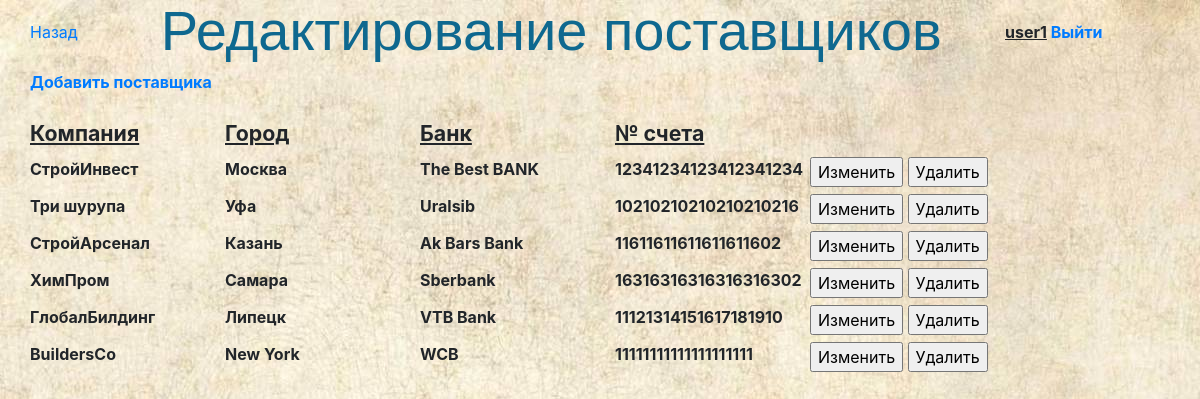
Page /main_menu/editproviders/index.php (signed in) on the committed database.
### tables this page shows
CREATE TABLE `provider` (
  `id_prov` int(11) NOT NULL,
  `city` varchar(15) NOT NULL,
  `name` varchar(15) NOT NULL,
  `bank_name` varchar(15) NOT NULL,
  `bank_account` varchar(20) NOT NULL,
  `is_active` tinyint(4) NOT NULL DEFAULT '1'
);

### main_menu/editproviders/index.php (called while the page is built, shortened)
<?php
	include '../../dbconn/dbconnect.php';
	include './selectprovs.php';
	include './editprovs.php';
?>

### main_menu/editproviders/selectprovs.php (called while the page is built)
<?php
		$result=$pdo->prepare("SELECT * FROM `provider` WHERE is_active = 1");
		$result->execute();
?>

### main_menu/editproviders/editprovs.php (the view, shortened to what this page needs)
<!DOCTYPE html>
<html>
<head>
	<link href="/static/bootstrap/dist/css/bootstrap.min.css" rel="stylesheet">
	<link href="/static/style.css" rel="stylesheet">
</head>
<body>
	<div class="row">
	<div class="col-1 back_but"><a href='../'>Назад</a></div>
	<h1 class="col-9 title">Редактирование поставщиков</h1>
	<div class="col-2 username">
	<?php
	echo "<b><u>".$_SESSION['u_name']."</u> ";
	echo "<a href='/?exit'>Выйти</a>";
	?>
	</div>
	</div>
	<a href='./?add'>Добавить поставщика</a><br><br>
	<?php
	$row=$result->fetch();
	if($row){
		echo "<div class='row tab_header'>";
		echo "<div class='col-2'>Компания</div> <div class='col-2'>Город</div> <div class='col-2'>Банк</div> <div class='col-2'>№ счета</div>";
		echo "</div>";
		do {
			echo "<form action=' ' method='POST'>";
			echo "<div class='row res_row item-no-active'>";
			echo "<div class='col-2'>".$row['name']."</div>";
			echo "<div class='col-2'>".$row['city']."</div>";
			echo "<div class='col-2'>".$row['bank_name']."</div>";
			echo "<div class='col-2'>".$row['bank_account']."</div>";
			echo "<div class='col-1'><input type='submit' name='edit' value='Изменить'></div>";
			echo "<div class='col-1 delete'><input type='submit' name='delete' value='Удалить'></div>";
			echo "</div>";
			echo "</form>";
		} while ($row = $result->fetch());
	}
	?>
</body>
</html>

### static/style.css (style rules this page uses)
body { background-image: url(/static/fon.jpg); margin-left: 30px; margin-right: 30px; margin-bottom: 50px; }
.username { margin-top: 20px; }
.back_but { margin-top: 20px; }
.tab_header { font-size: 16pt; text-decoration: underline; }
.res_row { margin-top: 7px; }
.title { text-align-last: center; font-size: 42pt; color: #0e688f; font-family: Arial; }

### rows in the picture
provider: name "СтройИнвест", city "Москва", bank_name "The Best BANK", bank_account "12341234123412341234"
provider: name "Три шурупа", city "Уфа", bank_name "Uralsib", bank_account "10210210210210210216"
provider: name "СтройАрсенал", city "Казань", bank_name "Ak Bars Bank", bank_account "11611611611611611602"
provider: name "ХимПром", city "Самара", bank_name "Sberbank", bank_account "16316316316316316302"
provider: name "ГлобалБилдинг", city "Липецк", bank_name "VTB Bank", bank_account "11121314151617181910"
provider: name "BuildersCo", city "New York", bank_name "WCB", bank_account "11111111111111111111"

### other values in the picture
$_SESSION['u_name'] "user1"
